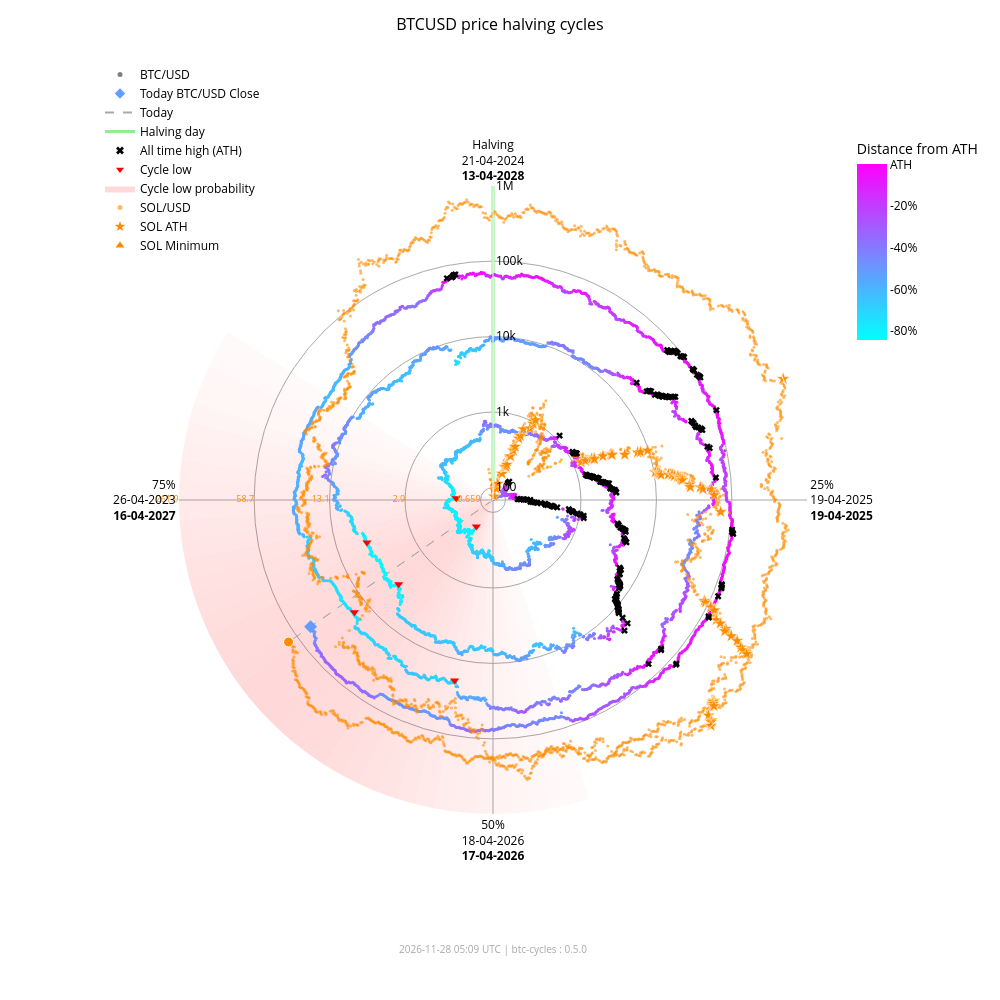

The notebook cell this image was saved under:
### Markdown cell above
### Interactive chart with overlay

### Code cell
fig_overlay_interactive = btc.plot(
    kind="interactive",
    from_date="2012-11-28",
    overlay=sol,
)
fig_overlay_interactive.show(config={"scrollZoom": True, "displayModeBar": True})

### Figure 1 — Plotly figure (JSON) as saved in the notebook; plotly's stock layout.template omitted (floating-point values rounded to 4 significant figures; data arrays with more than 128 entries replaced by an {"elided": "..."} marker saying what was removed)
{"data": [{"fill": "toself", "fillcolor": "rgba(255,0,0,0.018306980149439524)", "hoverinfo": "skip", "line": {"width": 0}, "mode": "lines", "r": [68.43, 1000000, 1000000, 68.43, 68.43], "showlegend": false, "theta": [162.0, 162.0, 165.6, 165.6, 162.0], "type": "scatterpolar"}, {"fill": "toself", "fillcolor": "rgba(255,0,0,0.02405911634527998)", "hoverinfo": "skip", "line": {"width": 0}, "mode": "lines", "r": [68.43, 1000000, 1000000, 68.43, 68.43], "showlegend": false, "theta": [165.6, 165.6, 169.2, 169.2, 165.6], "type": "scatterpolar"}, {"fill": "toself", "fillcolor": "rgba(255,0,0,0.030803449372254352)", "hoverinfo": "skip", "line": {"width": 0}, "mode": "lines", "r": [68.43, 1000000, 1000000, 68.43, 68.43], "showlegend": false, "theta": [169.2, 169.2, 172.8, 172.8, 169.2], "type": "scatterpolar"}, {"fill": "toself", "fillcolor": "rgba(255,0,0,0.03847233586005252)", "hoverinfo": "skip", "line": {"width": 0}, "mode": "lines", "r": [68.43, 1000000, 1000000, 68.43, 68.43], "showlegend": false, "theta": [172.8, 172.8, 176.4, 176.4, 172.8], "type": "scatterpolar"}, {"fill": "toself", "fillcolor": "rgba(255,0,0,0.04694405159551339)", "hoverinfo": "skip", "line": {"width": 0}, "mode": "lines", "r": [68.43, 1000000, 1000000, 68.43, 68.43], "showlegend": false, "theta": [176.4, 176.4, 180.0, 180.0, 176.4], "type": "scatterpolar"}, {"fill": "toself", "fillcolor": "rgba(255,0,0,0.05605603979818329)", "hoverinfo": "skip", "line": {"width": 0}, "mode": "lines", "r": [68.43, 1000000, 1000000, 68.43, 68.43], "showlegend": false, "theta": [180.0, 180.0, 183.6, 183.6, 180.0], "type": "scatterpolar"}, {"fill": "toself", "fillcolor": "rgba(255,0,0,0.06562330627802694)", "hoverinfo": "skip", "line": {"width": 0}, "mode": "lines", "r": [68.43, 1000000, 1000000, 68.43, 68.43], "showlegend": false, "theta": [183.6, 183.6, 187.2, 187.2, 183.6], "type": "scatterpolar"}, {"fill": "toself", "fillcolor": "rgba(255,0,0,0.07545707932574237)", "hoverinfo": "skip", "line": {"width": 0}, "mode": "lines", "r": [68.43, 1000000, 1000000, 68.43, 68.43], "showlegend": false, "theta": [187.2, 187.2, 190.8, 190.8, 187.2], "type": "scatterpolar"}, {"fill": "toself", "fillcolor": "rgba(255,0,0,0.08537841060169407)", "hoverinfo": "skip", "line": {"width": 0}, "mode": "lines", "r": [68.43, 1000000, 1000000, 68.43, 68.43], "showlegend": false, "theta": [190.8, 190.8, 194.4, 194.4, 190.8], "type": "scatterpolar"}, {"fill": "toself", "fillcolor": "rgba(255,0,0,0.09522272137134848)", "hoverinfo": "skip", "line": {"width": 0}, "mode": "lines", "r": [68.43, 1000000, 1000000, 68.43, 68.43], "showlegend": false, "theta": [194.4, 194.4, 198.0, 198.0, 194.4], "type": "scatterpolar"}, {"fill": "toself", "fillcolor": "rgba(255,0,0,0.10483418800389058)", "hoverinfo": "skip", "line": {"width": 0}, "mode": "lines", "r": [68.43, 1000000, 1000000, 68.43, 68.43], "showlegend": false, "theta": [198.0, 198.0, 201.6, 201.6, 198.0], "type": "scatterpolar"}, {"fill": "toself", "fillcolor": "rgba(255,0,0,0.11405248627197925)", "hoverinfo": "skip", "line": {"width": 0}, "mode": "lines", "r": [68.43, 1000000, 1000000, 68.43, 68.43], "showlegend": false, "theta": [201.6, 201.6, 205.2, 205.2, 201.6], "type": "scatterpolar"}, {"fill": "toself", "fillcolor": "rgba(255,0,0,0.12269756305009562)", "hoverinfo": "skip", "line": {"width": 0}, "mode": "lines", "r": [68.43, 1000000, 1000000, 68.43, 68.43], "showlegend": false, "theta": [205.2, 205.2, 208.8, 208.8, 205.2], "type": "scatterpolar"}, {"fill": "toself", "fillcolor": "rgba(255,0,0,0.13055959037792858)", "hoverinfo": "skip", "line": {"width": 0}, "mode": "lines", "r": [68.43, 1000000, 1000000, 68.43, 68.43], "showlegend": false, "theta": [208.8, 208.8, 212.4, 212.4, 208.8], "type": "scatterpolar"}, {"fill": "toself", "fillcolor": "rgba(255,0,0,0.13740037014073872)", "hoverinfo": "skip", "line": {"width": 0}, "mode": "lines", "r": [68.43, 1000000, 1000000, 68.43, 68.43], "showlegend": false, "theta": [212.4, 212.4, 216.0, 216.0, 212.4], "type": "scatterpolar"}, {"fill": "toself", "fillcolor": "rgba(255,0,0,0.14296927208088228)", "hoverinfo": "skip", "line": {"width": 0}, "mode": "lines", "r": [68.43, 1000000, 1000000, 68.43, 68.43], "showlegend": false, "theta": [216.0, 216.0, 219.6, 219.6, 216.0], "type": "scatterpolar"}, {"fill": "toself", "fillcolor": "rgba(255,0,0,0.14703219887325494)", "hoverinfo": "skip", "line": {"width": 0}, "mode": "lines", "r": [68.43, 1000000, 1000000, 68.43, 68.43], "showlegend": false, "theta": [219.6, 219.6, 223.2, 223.2, 219.6], "type": "scatterpolar"}, {"fill": "toself", "fillcolor": "rgba(255,0,0,0.14940752827264187)", "hoverinfo": "skip", "line": {"width": 0}, "mode": "lines", "r": [68.43, 1000000, 1000000, 68.43, 68.43], "showlegend": false, "theta": [223.2, 223.2, 226.8, 226.8, 223.2], "type": "scatterpolar"}, {"fill": "toself", "fillcolor": "rgba(255,0,0,0.15)", "hoverinfo": "skip", "line": {"width": 0}, "mode": "lines", "r": [68.43, 1000000, 1000000, 68.43, 68.43], "showlegend": false, "theta": [226.8, 226.8, 230.4, 230.4, 226.8], "type": "scatterpolar"}, {"fill": "toself", "fillcolor": "rgba(255,0,0,0.14882314851976614)", "hoverinfo": "skip", "line": {"width": 0}, "mode": "lines", "r": [68.43, 1000000, 1000000, 68.43, 68.43], "showlegend": false, "theta": [230.4, 230.4, 234.0, 234.0, 230.4], "type": "scatterpolar"}, {"fill": "toself", "fillcolor": "rgba(255,0,0,0.14600334989350275)", "hoverinfo": "skip", "line": {"width": 0}, "mode": "lines", "r": [68.43, 1000000, 1000000, 68.43, 68.43], "showlegend": false, "theta": [234.0, 234.0, 237.6, 237.6, 234.0], "type": "scatterpolar"}, {"fill": "toself", "fillcolor": "rgba(255,0,0,0.14176315293000513)", "hoverinfo": "skip", "line": {"width": 0}, "mode": "lines", "r": [68.43, 1000000, 1000000, 68.43, 68.43], "showlegend": false, "theta": [237.6, 237.6, 241.2, 241.2, 237.6], "type": "scatterpolar"}, {"fill": "toself", "fillcolor": "rgba(255,0,0,0.1363869302869166)", "hoverinfo": "skip", "line": {"width": 0}, "mode": "lines", "r": [68.43, 1000000, 1000000, 68.43, 68.43], "showlegend": false, "theta": [241.2, 241.2, 244.8, 244.8, 241.2], "type": "scatterpolar"}, {"fill": "toself", "fillcolor": "rgba(255,0,0,0.13017643696734477)", "hoverinfo": "skip", "line": {"width": 0}, "mode": "lines", "r": [68.43, 1000000, 1000000, 68.43, 68.43], "showlegend": false, "theta": [244.8, 244.8, 248.4, 248.4, 244.8], "type": "scatterpolar"}, {"fill": "toself", "fillcolor": "rgba(255,0,0,0.1234063302665758)", "hoverinfo": "skip", "line": {"width": 0}, "mode": "lines", "r": [68.43, 1000000, 1000000, 68.43, 68.43], "showlegend": false, "theta": [248.4, 248.4, 252.0, 252.0, 248.4], "type": "scatterpolar"}, {"fill": "toself", "fillcolor": "rgba(255,0,0,0.11628949020714345)", "hoverinfo": "skip", "line": {"width": 0}, "mode": "lines", "r": [68.43, 1000000, 1000000, 68.43, 68.43], "showlegend": false, "theta": [252.0, 252.0, 255.6, 255.6, 252.0], "type": "scatterpolar"}, {"fill": "toself", "fillcolor": "rgba(255,0,0,0.108959277972535)", "hoverinfo": "skip", "line": {"width": 0}, "mode": "lines", "r": [68.43, 1000000, 1000000, 68.43, 68.43], "showlegend": false, "theta": [255.6, 255.6, 259.2, 259.2, 255.6], "type": "scatterpolar"}, {"fill": "toself", "fillcolor": "rgba(255,0,0,0.1014715299920515)", "hoverinfo": "skip", "line": {"width": 0}, "mode": "lines", "r": [68.43, 1000000, 1000000, 68.43, 68.43], "showlegend": false, "theta": [259.2, 259.2, 262.8, 262.8, 259.2], "type": "scatterpolar"}, {"fill": "toself", "fillcolor": "rgba(255,0,0,0.09382430417652897)", "hoverinfo": "skip", "line": {"width": 0}, "mode": "lines", "r": [68.43, 1000000, 1000000, 68.43, 68.43], "showlegend": false, "theta": [262.8, 262.8, 266.4, 266.4, 262.8], "type": "scatterpolar"}, {"fill": "toself", "fillcolor": "rgba(255,0,0,0.08598937207621672)", "hoverinfo": "skip", "line": {"width": 0}, "mode": "lines", "r": [68.43, 1000000, 1000000, 68.43, 68.43], "showlegend": false, "theta": [266.4, 266.4, 270.0, 270.0, 266.4], "type": "scatterpolar"}, {"fill": "toself", "fillcolor": "rgba(255,0,0,0.07794710108398434)", "hoverinfo": "skip", "line": {"width": 0}, "mode": "lines", "r": [68.43, 1000000, 1000000, 68.43, 68.43], "showlegend": false, "theta": [270.0, 270.0, 273.6, 273.6, 270.0], "type": "scatterpolar"}, {"fill": "toself", "fillcolor": "rgba(255,0,0,0.06971614429145927)", "hoverinfo": "skip", "line": {"width": 0}, "mode": "lines", "r": [68.43, 1000000, 1000000, 68.43, 68.43], "showlegend": false, "theta": [273.6, 273.6, 277.2, 277.2, 273.6], "type": "scatterpolar"}, {"fill": "toself", "fillcolor": "rgba(255,0,0,0.061371174705723626)", "hoverinfo": "skip", "line": {"width": 0}, "mode": "lines", "r": [68.43, 1000000, 1000000, 68.43, 68.43], "showlegend": false, "theta": [277.2, 277.2, 280.8, 280.8, 277.2], "type": "scatterpolar"}, {"fill": "toself", "fillcolor": "rgba(255,0,0,0.05304520605236535)", "hoverinfo": "skip", "line": {"width": 0}, "mode": "lines", "r": [68.43, 1000000, 1000000, 68.43, 68.43], "showlegend": false, "theta": [280.8, 280.8, 284.4, 284.4, 280.8], "type": "scatterpolar"}, {"fill": "toself", "fillcolor": "rgba(255,0,0,0.044916938988340704)", "hoverinfo": "skip", "line": {"width": 0}, "mode": "lines", "r": [68.43, 1000000, 1000000, 68.43, 68.43], "showlegend": false, "theta": [284.4, 284.4, 288.0, 288.0, 284.4], "type": "scatterpolar"}, {"fill": "toself", "fillcolor": "rgba(255,0,0,0.0371870550186571)", "hoverinfo": "skip", "line": {"width": 0}, "mode": "lines", "r": [68.43, 1000000, 1000000, 68.43, 68.43], "showlegend": false, "theta": [288.0, 288.0, 291.6, 291.6, 288.0], "type": "scatterpolar"}, {"fill": "toself", "fillcolor": "rgba(255,0,0,0.030049603184432498)", "hoverinfo": "skip", "line": {"width": 0}, "mode": "lines", "r": [68.43, 1000000, 1000000, 68.43, 68.43], "showlegend": false, "theta": [291.6, 291.6, 295.2, 295.2, 291.6], "type": "scatterpolar"}, {"fill": "toself", "fillcolor": "rgba(255,0,0,0.023665126797805223)", "hoverinfo": "skip", "line": {"width": 0}, "mode": "lines", "r": [68.43, 1000000, 1000000, 68.43, 68.43], "showlegend": false, "theta": [295.2, 295.2, 298.8, 298.8, 295.2], "type": "scatterpolar"}, {"fill": "toself", "fillcolor": "rgba(255,0,0,0.018141004067302662)", "hoverinfo": "skip", "line": {"width": 0}, "mode": "lines", "r": [68.43, 1000000, 1000000, 68.43, 68.43], "showlegend": false, "theta": [298.8, 298.8, 302.4, 302.4, 298.8], "type": "scatterpolar"}, {"hoverinfo": "skip", "line": {"color": "darkgrey", "dash": "dash", "width": 1}, "mode": "lines", "r": [68.43, 59870.0], "showlegend": false, "theta": [235.2, 235.2], "type": "scatterpolar"}, {"hoverinfo": "skip", "line": {"color": "darkgrey", "dash": "dash", "width": 1}, "mode": "lines", "r": [68.43, 135900.0], "showlegend": false, "theta": [235.2, 235.2], "type": "scatterpolar"}, {"hoverinfo": "skip", "line": {"color": "lightgreen", "width": 3}, "mode": "lines", "r": [68.43, 1000000], "showlegend": false, "theta": [0, 0], "type": "scatterpolar"}, {"hoverinfo": "text", "marker": {"color": {"elided": "4963 str values"}, "size": 3}, "mode": "markers", "r": {"elided": "4963 float values"}, "showlegend": false, "text": {"elided": "4963 str values"}, "theta": {"elided": "4963 float values"}, "type": "scatterpolar"}, {"hoverinfo": "text", "marker": {"color": "#FF8C00", "opacity": 0.6, "size": 3}, "mode": "markers", "r": {"elided": "2423 float values"}, "showlegend": false, "text": {"elided": "2423 str values"}, "theta": {"elided": "2423 float values"}, "type": "scatterpolar"}, {"hoverinfo": "text", "marker": {"color": "#629dff", "size": 10, "symbol": "diamond"}, "mode": "markers", "r": [59870.0], "showlegend": false, "text": ["Today<br>Date: 2026-11-27<br>Price: $59,866.37"], "theta": [235.2], "type": "scatterpolar"}, {"hoverinfo": "text", "marker": {"color": "#FF8C00", "line": {"color": "white", "width": 1}, "size": 10, "symbol": "circle"}, "mode": "markers", "r": [135900.0], "showlegend": false, "text": ["Today SOL<br>Date: 2026-11-27<br>Price: $71.58"], "theta": [235.2], "type": "scatterpolar"}, {"hoverinfo": "text", "marker": {"color": "#FF8C00", "line": {"color": "white", "width": 0.5}, "size": 10, "symbol": "star"}, "mode": "markers", "r": [68.43, 76.69, 98.28, 115.1, 160.2, 199.2, 200.3, 203.8, 217.3, 287.8, 349.8, 397.3, 523.3, 573.2, 718.1, 798.5, 948.0, 1078.0, 1271.0, 1461.0, 1785.0, 1908.0, 1917.0, 2530.0, 3215.0, 3302.0, 3322.0, 4795.0, 7121.0, 7760.0, 9679.0, 10370.0, 11210.0, 11600.0, 11830.0, 12190.0, 15220.0, 16990.0, 18090.0, 20010.0, 20730.0, 21720.0, 21920.0, 22700.0, 28100.0, 28410.0, 38550.0, 41750.0, 54000.0, 58230.0, 71670.0, 86520.0, 90770.0, 111800.0, 112400.0, 128500.0, 155700.0, 182600.0, 229400.0, 231200.0, 295100.0, 371400.0, 451600.0, 493500.0, 583700.0, 612100.0, 618900.0, 644000.0, 686600.0, 744100.0, 879500.0, 907500.0, 980900.0, 1000000.0], "showlegend": false, "text": ["SOL ATH<br>Date: 2020-04-10<br>Price: $0.95", "SOL ATH<br>Date: 2020-07-12<br>Price: $1.02", "SOL ATH<br>Date: 2020-07-13<br>Price: $1.18", "SOL ATH<br>Date: 2020-07-15<br>Price: $1.29", "SOL ATH<br>Date: 2020-07-26<br>Price: $1.57", "SOL ATH<br>Date: 2020-07-27<br>Price: $1.78", "SOL ATH<br>Date: 2020-07-28<br>Price: $1.78", "SOL ATH<br>Date: 2020-08-03<br>Price: $1.80", "SOL ATH<br>Date: 2020-08-04<br>Price: $1.87", "SOL ATH<br>Date: 2020-08-06<br>Price: $2.21", "SOL ATH<br>Date: 2020-08-08<br>Price: $2.47", "SOL ATH<br>Date: 2020-08-09<br>Price: $2.67", "SOL ATH<br>Date: 2020-08-10<br>Price: $3.13", "SOL ATH<br>Date: 2020-08-11<br>Price: $3.30", "SOL ATH<br>Date: 2020-08-12<br>Price: $3.77", "SOL ATH<br>Date: 2020-08-28<br>Price: $4.01", "SOL ATH<br>Date: 2020-08-30<br>Price: $4.44", "SOL ATH<br>Date: 2020-08-31<br>Price: $4.78", "SOL ATH<br>Date: 2021-02-02<br>Price: $5.27", "SOL ATH<br>Date: 2021-02-03<br>Price: $5.72", "SOL ATH<br>Date: 2021-02-04<br>Price: $6.43", "SOL ATH<br>Date: 2021-02-05<br>Price: $6.68", "SOL ATH<br>Date: 2021-02-07<br>Price: $6.70", "SOL ATH<br>Date: 2021-02-08<br>Price: $7.88", "SOL ATH<br>Date: 2021-02-10<br>Price: $9.07", "SOL ATH<br>Date: 2021-02-11<br>Price: $9.22", "SOL ATH<br>Date: 2021-02-12<br>Price: $9.25", "SOL ATH<br>Date: 2021-02-19<br>Price: $11.47", "SOL ATH<br>Date: 2021-02-22<br>Price: $14.45", "SOL ATH<br>Date: 2021-02-23<br>Price: $15.20", "SOL ATH<br>Date: 2021-02-24<br>Price: $17.30", "SOL ATH<br>Date: 2021-03-28<br>Price: $18.02", "SOL ATH<br>Date: 2021-03-29<br>Price: $18.85", "SOL ATH<br>Date: 2021-03-30<br>Price: $19.23", "SOL ATH<br>Date: 2021-03-31<br>Price: $19.47", "SOL ATH<br>Date: 2021-04-02<br>Price: $19.81", "SOL ATH<br>Date: 2021-04-03<br>Price: $22.55", "SOL ATH<br>Date: 2021-04-04<br>Price: $24.06", "SOL ATH<br>Date: 2021-04-06<br>Price: $24.96", "SOL ATH<br>Date: 2021-04-07<br>Price: $26.48", "SOL ATH<br>Date: 2021-04-08<br>Price: $27.03", "SOL ATH<br>Date: 2021-04-09<br>Price: $27.78", "SOL ATH<br>Date: 2021-04-11<br>Price: $27.93", "SOL ATH<br>Date: 2021-04-12<br>Price: $28.51", "SOL ATH<br>Date: 2021-04-18<br>Price: $32.30", "SOL ATH<br>Date: 2021-04-21<br>Price: $32.51", "SOL ATH<br>Date: 2021-04-22<br>Price: $38.88", "SOL ATH<br>Date: 2021-04-24<br>Price: $40.74", "SOL ATH<br>Date: 2021-04-25<br>Price: $47.37", "SOL ATH<br>Date: 2021-05-01<br>Price: $49.51", "SOL ATH<br>Date: 2021-05-18<br>Price: $55.91", "SOL ATH<br>Date: 2021-08-16<br>Price: $62.43", "SOL ATH<br>Date: 2021-08-17<br>Price: $64.21", "SOL ATH<br>Date: 2021-08-18<br>Price: $72.54", "SOL ATH<br>Date: 2021-08-19<br>Price: $72.76", "SOL ATH<br>Date: 2021-08-20<br>Price: $78.72", "SOL ATH<br>Date: 2021-08-27<br>Price: $88.09", "SOL ATH<br>Date: 2021-08-28<br>Price: $96.70", "SOL ATH<br>Date: 2021-08-30<br>Price: $110.54", "SOL ATH<br>Date: 2021-09-01<br>Price: $111.03", "SOL ATH<br>Date: 2021-09-02<br>Price: $128.10", "SOL ATH<br>Date: 2021-09-03<br>Price: $146.58", "SOL ATH<br>Date: 2021-09-06<br>Price: $164.38", "SOL ATH<br>Date: 2021-09-07<br>Price: $173.15", "SOL ATH<br>Date: 2021-09-08<br>Price: $191.04", "SOL ATH<br>Date: 2021-10-22<br>Price: $196.43", "SOL ATH<br>Date: 2021-10-23<br>Price: $197.70", "SOL ATH<br>Date: 2021-10-24<br>Price: $202.36", "SOL ATH<br>Date: 2021-10-25<br>Price: $210.10", "SOL ATH<br>Date: 2021-11-02<br>Price: $220.24", "SOL ATH<br>Date: 2021-11-03<br>Price: $242.90", "SOL ATH<br>Date: 2021-11-04<br>Price: $247.39", "SOL ATH<br>Date: 2021-11-06<br>Price: $258.93", "SOL ATH<br>Date: 2025-01-18<br>Price: $261.87"], "theta": [352.0, 15.5, 15.75, 16.25, 19.0, 19.25, 19.5, 21.0, 21.25, 21.75, 22.25, 22.5, 22.75, 23.0, 23.25, 27.25, 27.75, 28.0, 66.75, 67.0, 67.25, 67.5, 68.0, 68.25, 68.75, 69.0, 69.25, 71.0, 71.75, 72.0, 72.25, 80.25, 80.5, 80.75, 81.0, 81.5, 81.75, 82.0, 82.5, 82.75, 83.0, 83.25, 83.75, 84.0, 85.5, 86.25, 86.5, 87.0, 87.25, 88.75, 93.0, 115.5, 115.8, 116.0, 116.2, 116.5, 118.2, 118.5, 119.0, 119.5, 119.8, 120.0, 120.7, 121.0, 121.3, 132.2, 132.5, 132.8, 133.0, 135.0, 135.2, 135.5, 136.0, 67.35], "type": "scatterpolar"}, {"hoverinfo": "text", "marker": {"color": "#FF8C00", "line": {"color": "white", "width": 0.5}, "size": 10, "symbol": "triangle-up"}, "mode": "markers", "r": [68.43], "showlegend": false, "text": ["SOL Minimum<br>Date: 2020-05-11<br>Price: $0.52"], "theta": [0.0], "type": "scatterpolar"}, {"hoverinfo": "text", "marker": {"color": "black", "size": 6, "symbol": "x"}, "mode": "markers", "r": {"elided": "182 float values"}, "showlegend": false, "text": {"elided": "182 str values"}, "theta": {"elided": "182 float values"}, "type": "scatterpolar"}, {"hoverinfo": "text", "marker": {"color": "red", "size": 8, "symbol": "triangle-down"}, "mode": "markers", "r": [178.1, 210.5, 3237.0, 3961.0, 19020.0, 15790.0], "showlegend": false, "text": ["Cycle Low<br>Date: 2015-01-14<br>Price: $178.10<br>ATH distance: -84.5%", "Cycle Low<br>Date: 2015-08-24<br>Price: $210.49<br>ATH distance: -81.7%", "Cycle Low<br>Date: 2018-12-15<br>Price: $3,236.76<br>ATH distance: -83.4%", "Cycle Low<br>Date: 2019-03-15<br>Price: $3,960.91<br>ATH distance: -79.7%", "Cycle Low<br>Date: 2022-06-18<br>Price: $19,017.64<br>ATH distance: -71.9%", "Cycle Low<br>Date: 2022-11-21<br>Price: $15,787.28<br>ATH distance: -76.6%"], "theta": [212.1, 272.7, 228.3, 251.4, 192.0, 231.0], "type": "scatterpolar"}, {"marker": {"color": "grey", "size": 5}, "mode": "markers", "name": "BTC/USD", "r": [null], "theta": [null], "type": "scatterpolar"}, {"marker": {"color": "#629dff", "size": 8, "symbol": "diamond"}, "mode": "markers", "name": "Today BTC/USD Close", "r": [null], "theta": [null], "type": "scatterpolar"}, {"line": {"color": "darkgrey", "dash": "dash"}, "mode": "lines", "name": "Today", "r": [null], "theta": [null], "type": "scatterpolar"}, {"line": {"color": "lightgreen", "width": 3}, "mode": "lines", "name": "Halving day", "r": [null], "theta": [null], "type": "scatterpolar"}, {"marker": {"color": "black", "size": 7, "symbol": "x"}, "mode": "markers", "name": "All time high (ATH)", "r": [null], "theta": [null], "type": "scatterpolar"}, {"marker": {"color": "red", "size": 7, "symbol": "triangle-down"}, "mode": "markers", "name": "Cycle low", "r": [null], "theta": [null], "type": "scatterpolar"}, {"fill": "toself", "fillcolor": "rgba(255,0,0,0.15)", "line": {"width": 0}, "mode": "lines", "name": "Cycle low probability", "r": [null], "theta": [null], "type": "scatterpolar"}, {"marker": {"color": "#FF8C00", "opacity": 0.6, "size": 5}, "mode": "markers", "name": "SOL/USD", "r": [null], "theta": [null], "type": "scatterpolar"}, {"marker": {"color": "#FF8C00", "size": 8, "symbol": "star"}, "mode": "markers", "name": "SOL ATH", "r": [null], "theta": [null], "type": "scatterpolar"}, {"marker": {"color": "#FF8C00", "size": 8, "symbol": "triangle-up"}, "mode": "markers", "name": "SOL Minimum", "r": [null], "theta": [null], "type": "scatterpolar"}, {"hoverinfo": "skip", "marker": {"cmax": 0, "cmin": -0.8453, "color": [0], "colorbar": {"len": 0.25, "ticktext": ["ATH", "-20%", "-40%", "-60%", "-80%", "-100%"], "tickvals": [0, -0.2, -0.4, -0.6, -0.8, -1.0], "title": {"text": "Distance from ATH"}, "x": 0.95, "y": 0.92, "yanchor": "top"}, "colorscale": {"elided": "256x2 mixed values"}, "showscale": true, "size": 0}, "mode": "markers", "r": [null], "showlegend": false, "theta": [null], "type": "scatterpolar"}, {"hoverinfo": "skip", "mode": "text", "r": [100, 1000, 10000, 100000, 1000000], "showlegend": false, "text": ["0.659", "2.9", "13.1", "58.7", "261.9"], "textfont": {"color": "#FF8C00", "size": 9}, "textposition": "middle left", "theta": [270, 270, 270, 270, 270], "type": "scatterpolar"}], "layout": {"annotations": [{"font": {"color": "darkgrey", "size": 10}, "showarrow": false, "text": "2026-11-28 05:09 UTC | btc-cycles : 0.5.0", "x": 0.5, "xref": "paper", "y": -0.02, "yref": "paper"}], "font": {"color": "black"}, "height": 1000, "legend": {"bgcolor": "rgba(0,0,0,0)", "font": {"color": "black"}, "x": 0.0, "y": 1.0}, "margin": {"b": 60, "l": 100, "r": 80, "t": 60}, "paper_bgcolor": "white", "plot_bgcolor": "white", "polar": {"angularaxis": {"color": "black", "direction": "clockwise", "gridcolor": "darkgrey", "rotation": 90, "ticktext": ["Halving<br>21-04-2024<br><b>13-04-2028</b>", "25%<br>19-04-2025<br><b>19-04-2025</b>", "50%<br>18-04-2026<br><b>17-04-2026</b>", "75%<br>26-04-2023<br><b>16-04-2027</b>"], "tickvals": [0, 90, 180, 270]}, "bgcolor": "white", "domain": {"x": [0.1, 0.9], "y": [0.05, 0.95]}, "radialaxis": {"angle": 90, "color": "black", "gridcolor": "darkgrey", "range": [1.835, 6.0], "tickangle": 90, "ticktext": ["100", "1k", "10k", "100k", "1M"], "tickvals": [100, 1000, 10000, 100000, 1000000], "type": "log"}}, "title": {"font": {"color": "black", "size": 16}, "text": "BTCUSD price halving cycles", "x": 0.5}, "width": 1000}}
